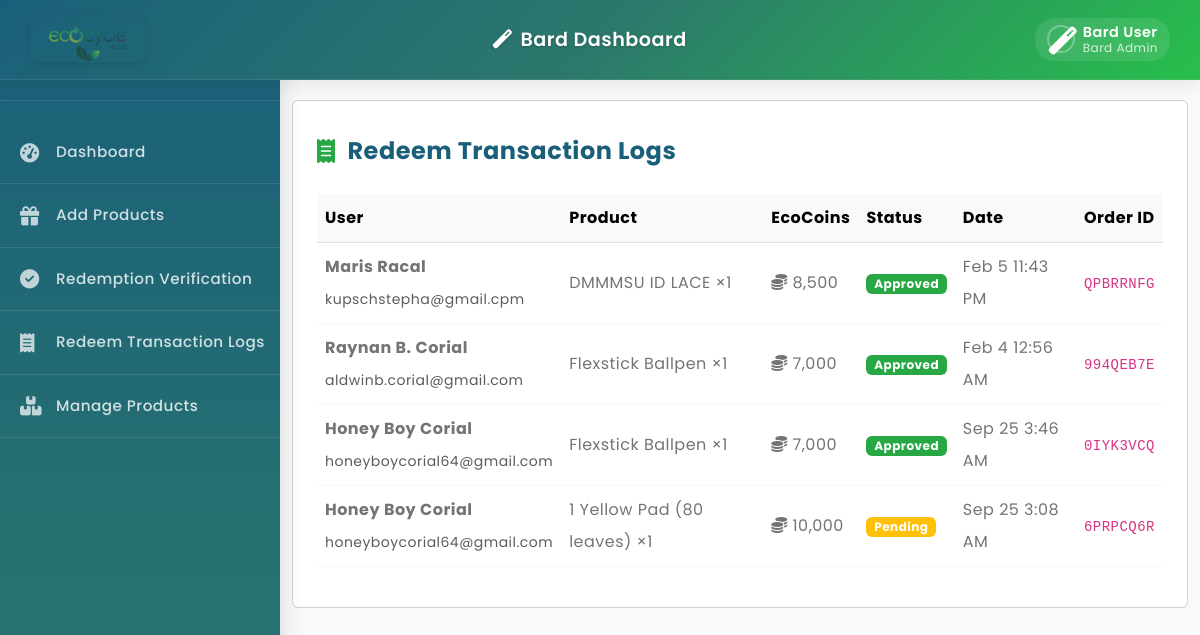
Page /admin/bardredemptionlogs.php on the earlier database version.
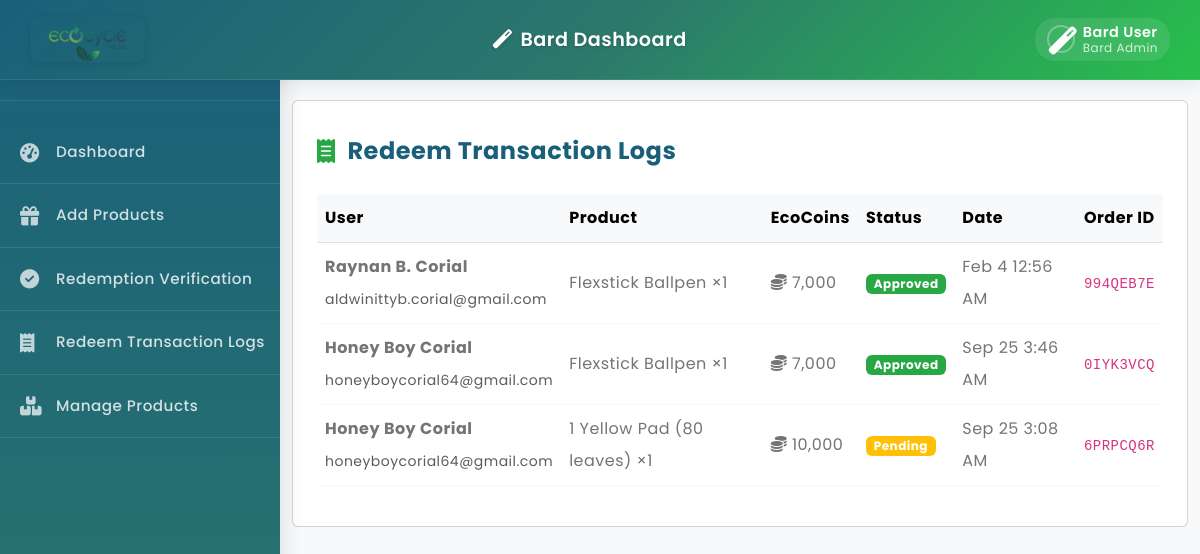
Same page on the later database version.
### tables this page shows
CREATE TABLE `bardproductsredeem` (
  `redeem_id` int(11) NOT NULL AUTO_INCREMENT,
  `user_id` int(11) NOT NULL,
  `user_type` enum('buyer','seller') NOT NULL,
  `product_id` int(11) NOT NULL,
  `quantity` int(11) NOT NULL DEFAULT 1,
  `ecocoins_spent` int(11) NOT NULL,
  `status` enum('pending','approved','declined','completed') DEFAULT 'pending',
  `created_at` timestamp NOT NULL DEFAULT current_timestamp(),
  `updated_at` timestamp NOT NULL DEFAULT current_timestamp() ON UPDATE current_timestamp(),
  `cost` decimal(10,2) NOT NULL DEFAULT 0.00,
  `order_id` varchar(50) NOT NULL,
  `redeemed_at` datetime NOT NULL DEFAULT current_timestamp(),
  PRIMARY KEY (`redeem_id`)
);

CREATE TABLE `buyers` (
  `buyer_id` int(11) NOT NULL AUTO_INCREMENT,
  `fullname` varchar(100) NOT NULL,
  `username` varchar(50) NOT NULL,
  `phone_number` varchar(20) NOT NULL,
  `email` varchar(100) NOT NULL,
  `password` varchar(255) NOT NULL,
  `address` text DEFAULT NULL,
  `documents` varchar(255) DEFAULT NULL,
  `status` enum('active','blocked') DEFAULT 'active',
  `created_at` timestamp NOT NULL DEFAULT current_timestamp(),
  `updated_at` timestamp NOT NULL DEFAULT current_timestamp() ON UPDATE current_timestamp(),
  `last_login` datetime DEFAULT NULL,
  `ecocoins_balance` decimal(10,2) NOT NULL DEFAULT 0.00,
  `reset_token` varchar(255) DEFAULT NULL,
  `reset_token_expires` datetime DEFAULT NULL,
  `reset_required` tinyint(1) DEFAULT 0,
  `failed_attempts` int(11) DEFAULT 0,
  `last_failed_attempt` datetime DEFAULT NULL,
  PRIMARY KEY (`buyer_id`),
  UNIQUE KEY `username` (`username`),
  UNIQUE KEY `email` (`email`)
);

CREATE TABLE `bardproducts` (
  `id` int(11) NOT NULL AUTO_INCREMENT,
  `name` varchar(255) NOT NULL,
  `description` text DEFAULT NULL,
  `ecocoins_cost` int(11) NOT NULL,
  `stocks` int(11) NOT NULL DEFAULT 0,
  `image` varchar(255) DEFAULT NULL,
  `created_at` timestamp NOT NULL DEFAULT current_timestamp(),
  `updated_at` timestamp NOT NULL DEFAULT current_timestamp() ON UPDATE current_timestamp(),
  PRIMARY KEY (`id`)
);

### admin/bardredemptionlogs.php (the view, shortened to what this page needs)
<?php
require_once '../config/database.php';
include 'bardheader.php';
include 'bardsidebar.php';
$stmt = $pdo->prepare('SELECT r.*, b.fullname, b.email, bp.name as product_name FROM bardproductsredeem r JOIN buyers b ON r.user_id = b.buyer_id JOIN bardproducts bp ON r.product_id = bp.id ORDER BY r.created_at DESC');
$stmt->execute();
$transactions = $stmt->fetchAll();
?>
<!DOCTYPE html>
<html>
<head>
  <link href="https://cdn.jsdelivr.net/npm/bootstrap@5.3.0-alpha3/dist/css/bootstrap.min.css" rel="stylesheet">
  <link rel="stylesheet" href="https://cdnjs.cloudflare.com/ajax/libs/font-awesome/6.4.0/css/all.min.css">
</head>
<body>
<div class="container redeem-logs-panel" style="padding-top:40px;">
  <div class="card p-4">
    <div class="redeem-header">
      <i class="fas fa-receipt"></i>
      <h4>Redeem Transaction Logs</h4>
    </div>
    <table class="table table-hover align-middle" style="margin-top: 16px;">
      <thead class="table-light">
        <tr>
          <th>User</th>
          <th>Product</th>
          <th>EcoCoins</th>
          <th>Status</th>
          <th>Date</th>
          <th>Order ID</th>
        </tr>
      </thead>
      <tbody>
        <?php if (empty($transactions)): ?>
        <tr><td colspan="6" class="text-center">No transactions found.</td></tr>
        <?php else: foreach ($transactions as $t):
          $status_class = match($t['status']) {
            'approved' => 'badge-approved',
            'declined' => 'badge-declined',
            default => 'badge-pending'
          };
        ?>
        <tr>
          <td><strong><?= htmlspecialchars($t['fullname']) ?></strong><br><small class="text-muted"><?= htmlspecialchars($t['email']) ?></small></td>
          <td><?= htmlspecialchars($t['product_name']) ?> ×<?= $t['quantity'] ?></td>
          <td><i class="fas fa-coins"></i> <?= number_format($t['ecocoins_spent']) ?></td>
          <td><span class="badge text-white <?= $status_class ?>"><?= ucfirst($t['status'] ?: 'pending') ?></span></td>
          <td><?= date('M j g:i A', strtotime($t['created_at'])) ?></td>
          <td><code><?= htmlspecialchars($t['order_id']) ?></code></td>
        </tr>
        <?php endforeach; endif; ?>
      </tbody>
    </table>
  </div>
</div>
</body>
</html>

### admin/bardheader.php (shortened to what this page needs)
<!DOCTYPE html>
<html lang="en">
  <head>
    <link rel="stylesheet" href="https://cdn.jsdelivr.net/npm/swiper@9/swiper-bundle.min.css">
    <link href="https://cdn.jsdelivr.net/npm/bootstrap@5.3.0-alpha3/dist/css/bootstrap.min.css" rel="stylesheet">
    <link rel="stylesheet" type="text/css" href="../css/vendor.css">
    <link rel="stylesheet" type="text/css" href="../style.css">
    <link rel="stylesheet" href="https://cdnjs.cloudflare.com/ajax/libs/font-awesome/6.0.0-beta3/css/all.min.css">
  </head>
  <body>
    <header class="bard-header">
      <div class="header-content">
        <div class="header-left">
          <div class="logo-section">
              <img src="../images/logo.png.png" alt="Ecocycle Logo" class="logo-img">
          </div>
        </div>
        <div class="header-center">
          <h4 class="page-title"><i class="fas fa-magic me-2"></i>Bard Dashboard</h4>
        </div>
        <div class="header-right">
          <div class="header-actions">
            <div class="bard-profile dropdown" data-bs-toggle="dropdown" aria-expanded="false" style="cursor:pointer; padding: 6px 12px; gap: 8px;">
              <i class="fas fa-magic bard-avatar" style="font-size: 28px; color: white; width: 28px; height: 28px; border-radius: 50%; border: 2px solid rgba(255,255,255,0.3); object-fit: cover;"></i>
              <div class="bard-info">
                <p class="bard-name" style="font-size: 0.9rem; font-weight: 600; margin: 0; line-height: 1.2;">Bard User</p>
                <p class="bard-role" style="font-size: 0.75rem; color: rgba(255,255,255,0.8); margin: 0; line-height: 1.2;">Bard Admin</p>
              </div>
            </div>
          </div>
        </div>
      </div>
    </header>
  </body>
</html>

### admin/bardsidebar.php (shortened to what this page needs)
<div class="bard-sidebar pt-0">
  <div class="bard-logo-section">
    <div class="bard-logo">
    </div>
  </div>
  <a href="barddashboard.php" class="bard-menu-item">
    <i class="fas fa-tachometer-alt"></i>
    <span class="bard-menu-text">Dashboard</span>
  </a>
  <a href="bardaddproducts.php" class="bard-menu-item">
    <i class="fas fa-gift"></i>
    <span class="bard-menu-text">Add Products</span>
  </a>
  <a href="bardredemptionverification.php" class="bard-menu-item">
    <i class="fas fa-check-circle"></i>
    <span class="bard-menu-text">Redemption Verification</span>
  </a>
  <a href="bardredemptionlogs.php" class="bard-menu-item">
    <i class="fas fa-receipt"></i>
    <span class="bard-menu-text">Redeem Transaction Logs</span>
  </a>
  <a href="managebardproducts.php" class="bard-menu-item">
    <i class="fas fa-boxes"></i>
    <span class="bard-menu-text">Manage Products</span>
  </a>
</div>

### style.css (style rules this page uses)
body { font-family: 'Poppins', sans-serif; --heading-font : "Inter", sans-serif; --bs-link-color: #333; --bs-link-hover-color:#333; --bs-link-color-rgb: 40,40,40; --bs-link-hover-color-rgb: 0,0,0; --bs-light-rgb: 248, 248, 248; --bs-font-sans-serif: "Inter", sans-serif; --bs-body-font-family: 'Poppins', sans-serif; --bs-body-font-size: 1rem; --bs-body-font-weight: 400; --bs-body-line-height: 2; --bs-body-color: #747474; --bs-primary: #6BB252; --bs-primary-rgb: 107, 178, 82; --bs-secondary: #364127; --bs-secondary-rgb: 54, 65, 39; --bs-danger: #F95F09; --bs-danger-rgb: 249, 95, 9; --bs-success: #a3be4c; --bs-success-rgb: 163, 190, 76; --bs-primary-bg-subtle: #FFF9EB; --bs-success-bg-subtle: #eef5e5; --bs-border-color: #F7F7F7; }
body { letter-spacing: 0.03em; }
h1,h2,h3,h4,h5,h6 { font-family: 'Poppins', sans-serif; color: var(--bs-dark); font-weight: 700; }
.container, .container-fluid, .container-lg, .container-md, .container-sm, .container-xl, .container-xxl { --bs-gutter-x: 3rem; }

### admin/bardheader.php (style rules this page uses)
body { padding-top: 80px; font-family: 'Poppins', sans-serif; background-color: #f8f9fa; }
.bard-header { background: linear-gradient(135deg, #1a5f7a 0%, #2c786c 50%, #28bf4b 100%); height: 80px; position: fixed; top: 0; left: 0; width: 100%; z-index: 1100; box-shadow: 0 2px 20px rgba(0,0,0,0.1); border-bottom: 1px solid rgba(255,255,255,0.1); }
.header-content { height: 100%; display: flex; align-items: center; justify-content: space-between; padding: 0 30px; }
.header-left { display: flex; align-items: center; gap: 20px; }
.logo-section { display: flex; align-items: center; gap: 15px; }
.logo-img { height: 45px; border-radius: 8px; box-shadow: 0 2px 10px rgba(0,0,0,0.1); }
.header-center { flex: 1; display: flex; justify-content: center; align-items: center; }
.page-title { color: white; font-weight: 600; font-size: 1.2rem; margin: 0; text-shadow: 0 1px 3px rgba(0,0,0,0.2); }
.header-right { display: flex; align-items: center; gap: 20px; }
.header-actions { display: flex; align-items: center; gap: 15px; }
.bard-profile { display: flex; align-items: center; gap: 8px; padding: 6px 12px; background: rgba(255,255,255,0.1); border-radius: 20px; backdrop-filter: blur(10px); transition: all 0.3s ease; cursor: pointer; }
.bard-avatar { width: 28px; height: 28px; border-radius: 50%; border: 2px solid rgba(255,255,255,0.3); object-fit: cover; }
.bard-info { color: white; text-align: left; }
.bard-name { font-weight: 600; font-size: 0.9rem; margin: 0; line-height: 1.2; }
.bard-role { font-size: 0.75rem; color: rgba(255,255,255,0.8); margin: 0; line-height: 1.2; }

### admin/bardsidebar.php (style rules this page uses)
.bard-sidebar { background: linear-gradient(180deg, #1a5f7a 0%, #2c786c 100%); border-right: none; height: 100vh; position: fixed; overflow-y: auto; width: 280px; left: 0; top: 0; z-index: 1050; box-shadow: 4px 0 20px rgba(0,0,0,0.1); transition: all 0.3s ease; font-family: 'Poppins', sans-serif; }
.bard-menu-item { padding: 16px 20px; border-bottom: 1px solid rgba(255,255,255,0.1); font-weight: 500; display: flex; align-items: center; transition: all 0.3s ease; color: rgba(255,255,255,0.8); text-decoration: none; position: relative; font-size: 0.95rem; white-space: nowrap; }
.bard-menu-item i { width: 24px; margin-right: 6px; font-size: 1.2rem; opacity: 0.9; flex-shrink: 0; }
.bard-logo-section { padding: 25px 20px 15px 20px; text-align: center; border-bottom: 1px solid rgba(255,255,255,0.1); margin-bottom: 20px; }
.bard-logo { width: 50px; height: 50px; border-radius: 12px; background: rgba(255,255,255,0.1); display: flex; align-items: center; justify-content: center; margin: 0 auto 10px; font-size: 1.5rem; color: #28bf4b; }
.bard-menu-text { margin-left: 6px; display: inline-block; }

### admin/bardredemptionlogs.php (style rules this page uses)
.redeem-logs-panel { position: fixed; left: 280px; top: 60px; width: calc(100% - 280px); z-index: 200; background: #f8f9fa; overflow-y: auto; height: calc(100vh - 80px); bottom: 0; }
.badge-pending { background: #ffc107; }
.badge-approved { background: #28a745; }
.redeem-header { display: flex; align-items: center; padding: 12px 0; border-bottom: 3px solid linear-gradient(135deg, #28a745, #20c997); }
.redeem-header i { font-size: 1.5rem; margin-right: 12px; color: #28a745; }
.redeem-header h4 { margin: 0; color: #1a5f7a; font-weight: 700; }

Differences in the rows shown:
no longer on this page (row unchanged): bardproductsredeem: buyers.fullname "Maris Racal", buyers.email "kupschstepha@gmail.cpm", bardproducts.name "DMMMSU ID LACE", quantity "1", ecocoins_spent "8,500", status "Approved", created_at "Feb 5 11:43 PM", order "QPBRRNFG"
changed through a linked row, bardproductsredeem "Feb 4 12:56 AM": buyers.email "aldwinb.corial@gmail.com" → "aldwinittyb.corial@gmail.com"
